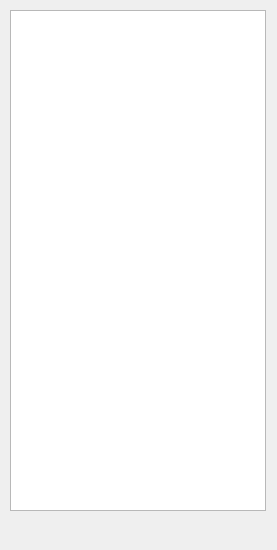
<?xml version="1.0" encoding="UTF-8"?>
<ui version="4.0">
 <class>friendlist</class>
 <widget class="QDialog" name="friendlist">
  <property name="geometry">
   <rect>
    <x>0</x>
    <y>0</y>
    <width>277</width>
    <height>550</height>
   </rect>
  </property>
  <property name="windowTitle">
   <string>Dialog</string>
  </property>
  <widget class="QListWidget" name="listWidget">
   <property name="geometry">
    <rect>
     <x>10</x>
     <y>10</y>
     <width>256</width>
     <height>501</height>
    </rect>
   </property>
  </widget>
 </widget>
 <resources/>
 <connections/>
</ui>
